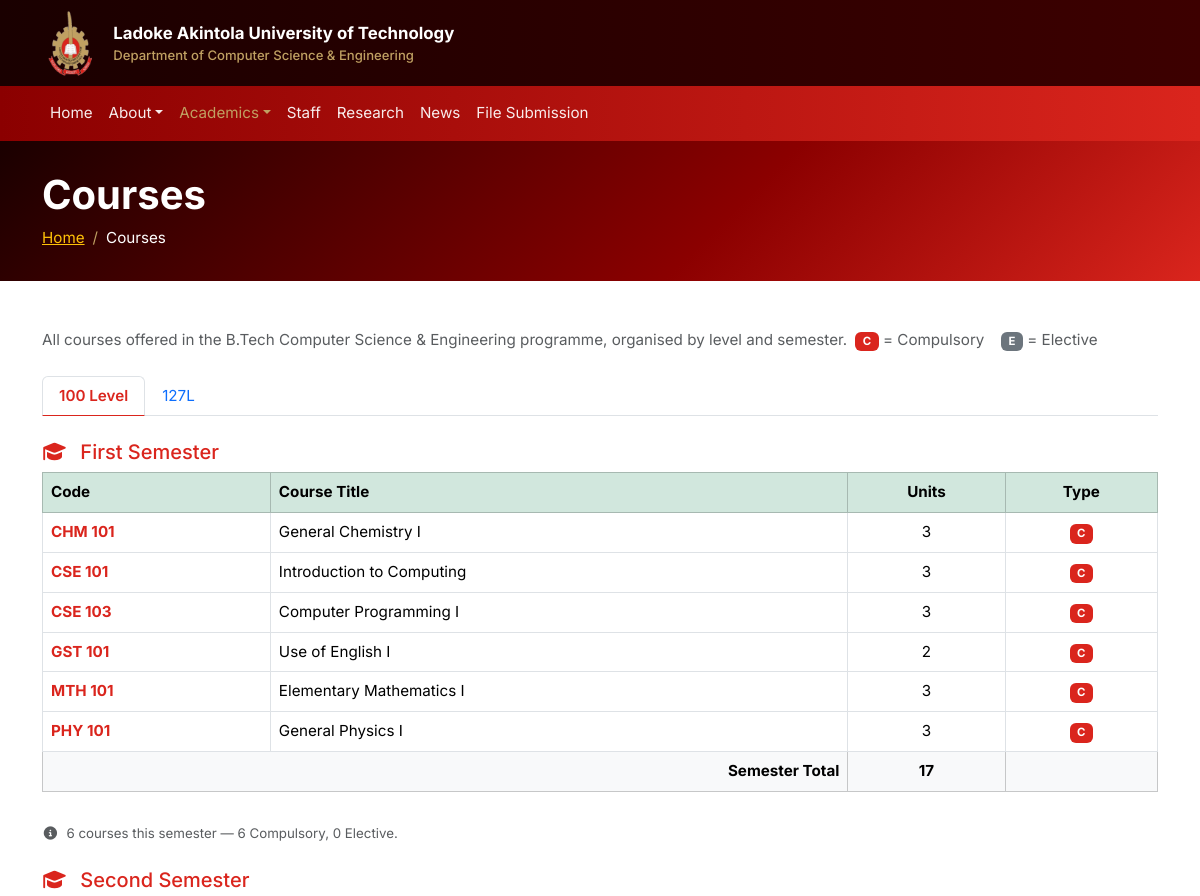
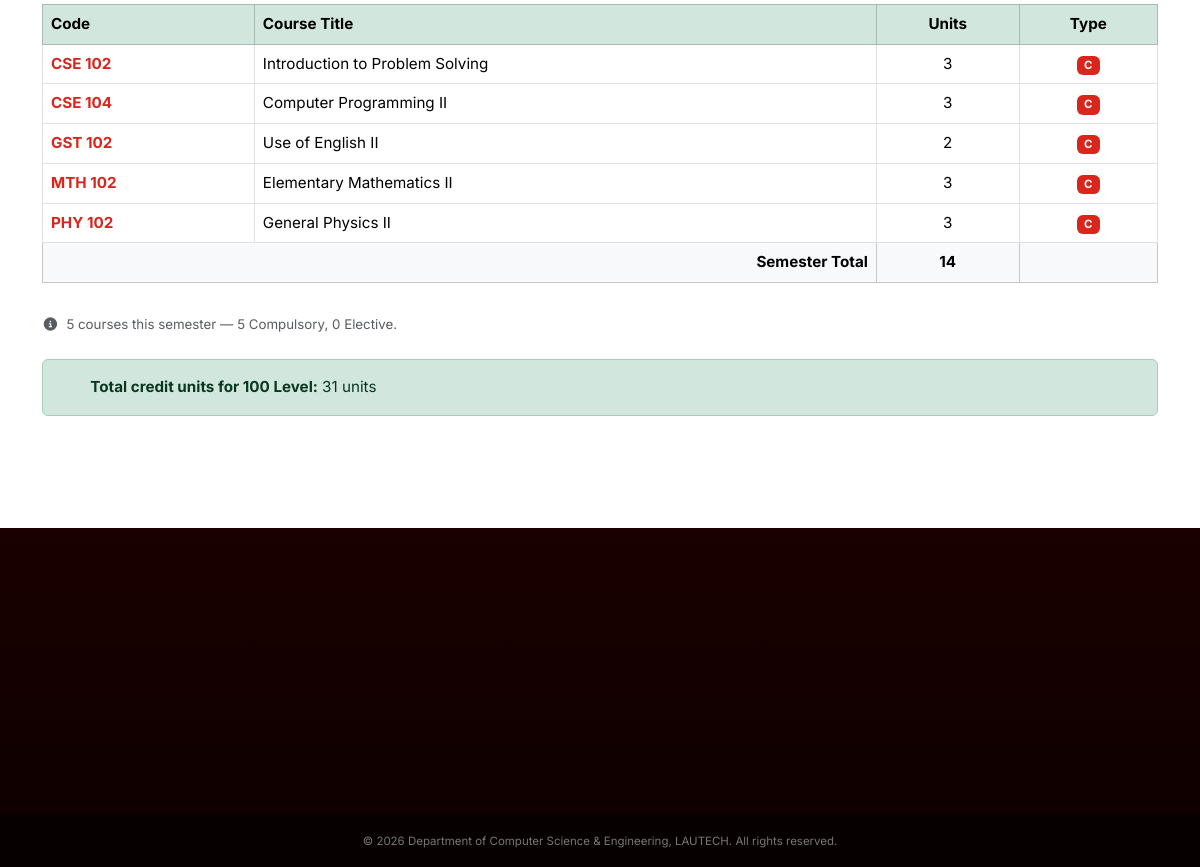
/courses.php, run on the app's committed database (2 pictures, top to bottom).
### tables this page shows
CREATE TABLE IF NOT EXISTS courses (
    id            INT AUTO_INCREMENT PRIMARY KEY,
    level         TINYINT      NOT NULL,
    semester      TINYINT      NOT NULL,
    code          VARCHAR(10)  NOT NULL,
    title         VARCHAR(150) NOT NULL,
    units         TINYINT      NOT NULL,
    is_compulsory TINYINT(1)   DEFAULT 1,
    created_at    TIMESTAMP    DEFAULT CURRENT_TIMESTAMP
);

### courses.php (the view, shortened to what this page needs)
<?php
require_once 'includes/header.php';
require_once 'includes/navbar.php';
$sql    = "SELECT * FROM courses ORDER BY level ASC, semester ASC, code ASC";
$result = mysqli_query($conn, $sql);
$courses = array();
while ($row = mysqli_fetch_assoc($result)) {
    $courses[$row['level']][$row['semester']][] = $row;
}
$levels     = array_keys($courses);
$levelNames = array(100=>'100 Level',200=>'200 Level',300=>'300 Level',
                    400=>'400 Level',500=>'500 Level');
?>
<div class="page-banner text-white d-flex align-items-center">
  <div class="container">
    <h1 class="fw-bold">Courses</h1>
    <nav aria-label="breadcrumb">
      <ol class="breadcrumb mb-0">
        <li class="breadcrumb-item"><a href="/lautech_csd/index.php" class="text-warning">Home</a></li>
        <li class="breadcrumb-item active text-white">Courses</li>
      </ol>
    </nav>
  </div>
</div>
<section class="py-5">
  <div class="container">
    <p class="text-muted mb-4">
      All courses offered in the B.Tech Computer Science &amp; Engineering programme,
      organised by level and semester.
      <span class="badge bg-success ms-1">C</span> = Compulsory &nbsp;
      <span class="badge bg-secondary ms-1">E</span> = Elective
    </p>
    <ul class="nav nav-tabs mb-4" id="levelTabs" role="tablist">
      <?php foreach ($levels as $i => $level): ?>
        <li class="nav-item" role="presentation">
          <button class="nav-link <?php echo ($i === 0) ? 'active' : ''; ?>"
                  id="tab-<?php echo $level; ?>"
                  data-bs-toggle="tab"
                  data-bs-target="#pane-<?php echo $level; ?>"
                  type="button" role="tab">
            <?php echo isset($levelNames[$level]) ? $levelNames[$level] : $level . 'L'; ?>
          </button>
        </li>
      <?php endforeach; ?>
    </ul>
    <div class="tab-content" id="levelTabContent">
      <?php foreach ($levels as $i => $level): ?>
        <div class="tab-pane fade <?php echo ($i === 0) ? 'show active' : ''; ?>"
             id="pane-<?php echo $level; ?>" role="tabpanel">
          <?php
          $levelTotal = 0;
          foreach ($courses[$level] as $semCourses) {
              foreach ($semCourses as $c) {
                  $levelTotal += $c['units'];
              }
          }
          ?>
          <?php foreach ($courses[$level] as $semester => $semCourses): ?>
            <h5 class="mt-3 mb-2 text-primary">
              <i class="fas fa-graduation-cap me-2"></i>
              <?php echo ($semester == 1) ? 'First' : 'Second'; ?> Semester
            </h5>
            <div class="table-responsive mb-3">
              <table class="table table-hover table-bordered align-middle">
                <thead class="table-success">
                  <tr>
                    <th>Code</th>
                    <th>Course Title</th>
                    <th class="text-center">Units</th>
                    <th class="text-center">Type</th>
                  </tr>
                </thead>
                <tbody>
                  <?php
                  $semTotal = 0;
                  $compCount = 0; $electCount = 0;
                  foreach ($semCourses as $course):
                      $semTotal += $course['units'];
                      if ($course['is_compulsory']) { $compCount++; } else { $electCount++; }
                  ?>
                  <tr>
                    <td><span class="fw-bold text-primary"><?php echo htmlspecialchars($course['code']); ?></span></td>
                    <td><?php echo htmlspecialchars($course['title']); ?></td>
                    <td class="text-center"><?php echo $course['units']; ?></td>
                    <td class="text-center">
                      <?php if ($course['is_compulsory']): ?>
                        <span class="badge bg-success">C</span>
                      <?php else: ?>
                        <span class="badge bg-secondary">E</span>
                      <?php endif; ?>
                    </td>
                  </tr>
                  <?php endforeach; ?>
                </tbody>
                <tfoot class="table-light">
                  <tr>
                    <td colspan="2" class="text-end fw-bold">Semester Total</td>
                    <td class="text-center fw-bold"><?php echo $semTotal; ?></td>
                    <td></td>
                  </tr>
                </tfoot>
              </table>
            </div>
            <p class="text-muted small mb-4">
              <i class="fas fa-circle-info me-1"></i>
              <?php echo count($semCourses); ?> courses this semester —
              <?php echo $compCount; ?> Compulsory, <?php echo $electCount; ?> Elective.
            </p>
          <?php endforeach; ?>
          <div class="alert alert-success">
            <strong>Total credit units for <?php echo $level; ?> Level:</strong>
            <?php echo $levelTotal; ?> units
          </div>
        </div>
      <?php endforeach; ?>
    </div>
  </div>
</section>
<?php require_once 'includes/footer.php'; ?>

### assets/css/style.css (style rules this page uses)
:root { --lautech-red: #DA251D; --lautech-gold: #C0A062; --lautech-dark: #8B0000; --lautech-light-gold: #E8C97A; --lautech-cream: #FDF8F0; --text-body: #2c2c2c; }
body { font-family: 'Inter', sans-serif; font-size: 0.95rem; color: var(--text-body); }
.text-primary { color: var(--lautech-red) !important; }
.bg-success { background-color: var(--lautech-red) !important; }
.table-success { background-color: #fdf0e8 !important; }
.badge.bg-success { background-color: var(--lautech-red) !important; }
.nav-tabs .nav-link.active { color: var(--lautech-red) !important; border-bottom-color: var(--lautech-red) !important; font-weight: 600; }
.page-banner { background: linear-gradient(135deg, #1a0000 0%, #8B0000 60%, #DA251D 100%); min-height: 140px; padding: 30px 0; }
.breadcrumb-item + .breadcrumb-item::before { color: var(--lautech-gold); }

### data on the page
courses: code "CHM 101", title "General Chemistry I", units "3", is_compulsory "C"
courses: code "CSE 101", title "Introduction to Computing", units "3", is_compulsory "C"
courses: code "CSE 103", title "Computer Programming I", units "3", is_compulsory "C"
courses: code "GST 101", title "Use of English I", units "2", is_compulsory "C"
courses: code "MTH 101", title "Elementary Mathematics I", units "3", is_compulsory "C"
courses: code "PHY 101", title "General Physics I", units "3", is_compulsory "C"
courses: code "CSE 102", title "Introduction to Problem Solving", units "3", is_compulsory "C"
courses: code "CSE 104", title "Computer Programming II", units "3", is_compulsory "C"
courses: code "GST 102", title "Use of English II", units "2", is_compulsory "C"
courses: code "MTH 102", title "Elementary Mathematics II", units "3", is_compulsory "C"
courses: code "PHY 102", title "General Physics II", units "3", is_compulsory "C"

### other printed values
$levelNames[$level] "100 Level"
$level "127"
$semTotal "17"
count($semCourses) "6"
$compCount "6"
$electCount "0"
$semTotal "14"
count($semCourses) "5"
$compCount "5"
$level "100"
$levelTotal "31"
